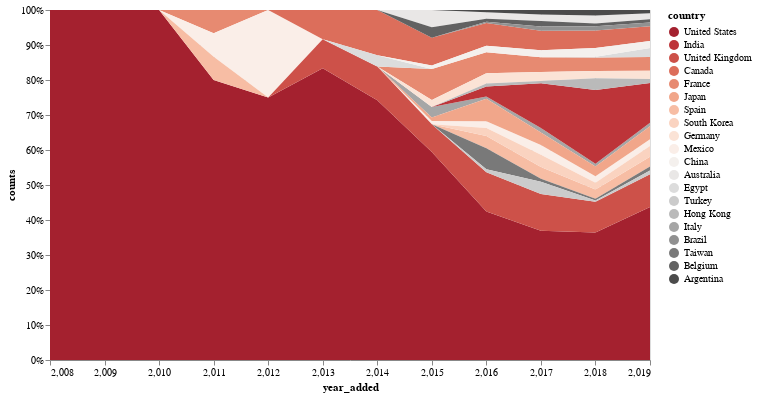

Write notebook code for a chart like this one.
### Markdown cell above
We call this graph a `streamgraph`. It has the advantage of being able to express the overall distribution, but no specific comparison is possible.

It's clearer that it's soared between `2015` and `2016`.

For an accurate comparison, you can compare by percentage and visualize it as follows.

### Code cell
alt.Chart(year_country).mark_area().encode(
    alt.X('year_added'),
    alt.Y('counts:Q', stack='normalize'),
    alt.Color('country:N',
        scale=alt.Scale(scheme='redgrey'),
        sort=list(top20_country.index)      
    ),
).properties(
    height=350,
    width=600
)

### Figure 1 — Vega-Lite specification as saved in the notebook (floating-point values rounded to 4 significant figures)
{"config": {"view": {"continuousWidth": 400, "continuousHeight": 300}}, "data": {"name": "data-6366acec90e4cd28fcadefa3e7f0e1ab"}, "mark": "area", "encoding": {"color": {"type": "nominal", "field": "country", "scale": {"scheme": "redgrey"}, "sort": ["United States", "India", "United Kingdom", "Canada", "France", "Japan", "Spain", "South Korea", "Germany", "Mexico", "China", "Australia", "Egypt", "Turkey", "Hong Kong", "Italy", "Brazil", "Taiwan", "Belgium", "Argentina"]}, "x": {"type": "quantitative", "field": "year_added"}, "y": {"type": "quantitative", "field": "counts", "stack": "normalize"}}, "height": 350, "width": 600, "$schema": "https://vega.github.io/schema/vega-lite/v4.8.1.json", "datasets": {"data-6366acec90e4cd28fcadefa3e7f0e1ab": [{"year_added": 2008, "country": "United States", "counts": 2, "top20": true}, {"year_added": 2009, "country": "United States", "counts": 1, "top20": true}, {"year_added": 2010, "country": "United States", "counts": 1, "top20": true}, {"year_added": 2011, "country": "United States", "counts": 12, "top20": true}, {"year_added": 2011, "country": "France", "counts": 1, "top20": true}, {"year_added": 2011, "country": "Mexico", "counts": 1, "top20": true}, {"year_added": 2011, "country": "Spain", "counts": 1, "top20": true}, {"year_added": 2012, "country": "United States", "counts": 3, "top20": true}, {"year_added": 2012, "country": "Mexico", "counts": 1, "top20": true}, {"year_added": 2013, "country": "United States", "counts": 10, "top20": true}, {"year_added": 2013, "country": "Canada", "counts": 1, "top20": true}, {"year_added": 2013, "country": "United Kingdom", "counts": 1, "top20": true}, {"year_added": 2014, "country": "United States", "counts": 23, "top20": true}, {"year_added": 2014, "country": "Canada", "counts": 4, "top20": true}, {"year_added": 2014, "country": "United Kingdom", "counts": 3, "top20": true}, {"year_added": 2014, "country": "Egypt", "counts": 1, "top20": true}, {"year_added": 2015, "country": "United States", "counts": 60, "top20": true}, {"year_added": 2015, "country": "France", "counts": 9, "top20": true}, {"year_added": 2015, "country": "Canada", "counts": 8, "top20": true}, {"year_added": 2015, "country": "United Kingdom", "counts": 8, "top20": true}, {"year_added": 2015, "country": "Australia", "counts": 5, "top20": true}, {"year_added": 2015, "country": "Belgium", "counts": 3, "top20": true}, {"year_added": 2015, "country": "Italy", "counts": 3, "top20": true}, {"year_added": 2015, "country": "Germany", "counts": 2, "top20": true}, {"year_added": 2015, "country": "China", "counts": 1, "top20": true}, {"year_added": 2015, "country": "Japan", "counts": 1, "top20": true}, {"year_added": 2015, "country": "Mexico", "counts": 1, "top20": true}, {"year_added": 2016, "country": "United States", "counts": 204, "top20": true}, {"year_added": 2016, "country": "United Kingdom", "counts": 54, "top20": true}, {"year_added": 2016, "country": "Canada", "counts": 31, "top20": true}, {"year_added": 2016, "country": "Japan", "counts": 31, "top20": true}, {"year_added": 2016, "country": "France", "counts": 29, "top20": true}, {"year_added": 2016, "country": "Taiwan", "counts": 29, "top20": true}, {"year_added": 2016, "country": "Spain", "counts": 17, "top20": true}, {"year_added": 2016, "country": "Germany", "counts": 14, "top20": true}, {"year_added": 2016, "country": "India", "counts": 14, "top20": true}, {"year_added": 2016, "country": "South Korea", "counts": 11, "top20": true}, {"year_added": 2016, "country": "Australia", "counts": 9, "top20": true}, {"year_added": 2016, "country": "China", "counts": 9, "top20": true}, {"year_added": 2016, "country": "Mexico", "counts": 9, "top20": true}, {"year_added": 2016, "country": "Belgium", "counts": 4, "top20": true}, {"year_added": 2016, "country": "Hong Kong", "counts": 4, "top20": true}, {"year_added": 2016, "country": "Turkey", "counts": 4, "top20": true}, {"year_added": 2016, "country": "Argentina", "counts": 3, "top20": true}, {"year_added": 2016, "country": "Italy", "counts": 3, "top20": true}, {"year_added": 2016, "country": "Brazil", "counts": 2, "top20": true}, {"year_added": 2017, "country": "United States", "counts": 471, "top20": true}, {"year_added": 2017, "country": "India", "counts": 163, "top20": true}, {"year_added": 2017, "country": "United Kingdom", "counts": 134, "top20": true}, {"year_added": 2017, "country": "Canada", "counts": 71, "top20": true}, {"year_added": 2017, "country": "France", "counts": 54, "top20": true}, {"year_added": 2017, "country": "Japan", "counts": 45, "top20": true}, {"year_added": 2017, "country": "Turkey", "counts": 45, "top20": true}, {"year_added": 2017, "country": "South Korea", "counts": 44, "top20": true}, {"year_added": 2017, "country": "Spain", "counts": 43, "top20": true}, {"year_added": 2017, "country": "Mexico", "counts": 36, "top20": true}, {"year_added": 2017, "country": "Germany", "counts": 33, "top20": true}, {"year_added": 2017, "country": "China", "counts": 25, "top20": true}, {"year_added": 2017, "country": "Australia", "counts": 24, "top20": true}, {"year_added": 2017, "country": "Belgium", "counts": 20, "top20": true}, {"year_added": 2017, "country": "Italy", "counts": 17, "top20": true}, {"year_added": 2017, "country": "Argentina", "counts": 16, "top20": true}, {"year_added": 2017, "country": "Brazil", "counts": 16, "top20": true}, {"year_added": 2017, "country": "Taiwan", "counts": 11, "top20": true}, {"year_added": 2017, "country": "Hong Kong", "counts": 8, "top20": true}, {"year_added": 2018, "country": "United States", "counts": 616, "top20": true}, {"year_added": 2018, "country": "India", "counts": 356, "top20": true}, {"year_added": 2018, "country": "United Kingdom", "counts": 148, "top20": true}, {"year_added": 2018, "country": "Canada", "counts": 84, "top20": true}, {"year_added": 2018, "country": "France", "counts": 66, "top20": true}, {"year_added": 2018, "country": "Hong Kong", "counts": 57, "top20": true}, {"year_added": 2018, "country": "Japan", "counts": 47, "top20": true}, {"year_added": 2018, "country": "Spain", "counts": 44, "top20": true}, {"year_added": 2018, "country": "China", "counts": 43, "top20": true}, {"year_added": 2018, "country": "Australia", "counts": 38, "top20": true}, {"year_added": 2018, "country": "Germany", "counts": 34, "top20": true}, {"year_added": 2018, "country": "South Korea", "counts": 33, "top20": true}, {"year_added": 2018, "country": "Mexico", "counts": 31, "top20": true}, {"year_added": 2018, "country": "Argentina", "counts": 27, "top20": true}, {"year_added": 2018, "country": "Brazil", "counts": 20, "top20": true}, {"year_added": 2018, "country": "Belgium", "counts": 14, "top20": true}, {"year_added": 2018, "country": "Italy", "counts": 14, "top20": true}, {"year_added": 2018, "country": "Taiwan", "counts": 9, "top20": true}, {"year_added": 2018, "country": "Turkey", "counts": 6, "top20": true}, {"year_added": 2018, "country": "Egypt", "counts": 3, "top20": true}, {"year_added": 2019, "country": "United States", "counts": 926, "top20": true}, {"year_added": 2019, "country": "India", "counts": 241, "top20": true}, {"year_added": 2019, "country": "United Kingdom", "counts": 199, "top20": true}, {"year_added": 2019, "country": "Canada", "counts": 90, "top20": true}, {"year_added": 2019, "country": "France", "counts": 84, "top20": true}, {"year_added": 2019, "country": "Japan", "counts": 78, "top20": true}, {"year_added": 2019, "country": "South Korea", "counts": 65, "top20": true}, {"year_added": 2019, "country": "Spain", "counts": 59, "top20": true}, {"year_added": 2019, "country": "Egypt", "counts": 54, "top20": true}, {"year_added": 2019, "country": "Germany", "counts": 49, "top20": true}, {"year_added": 2019, "country": "China", "counts": 42, "top20": true}, {"year_added": 2019, "country": "Mexico", "counts": 41, "top20": true}, {"year_added": 2019, "country": "Australia", "counts": 36, "top20": true}, {"year_added": 2019, "country": "Hong Kong", "counts": 25, "top20": true}, {"year_added": 2019, "country": "Taiwan", "counts": 24, "top20": true}, {"year_added": 2019, "country": "Turkey", "counts": 23, "top20": true}, {"year_added": 2019, "country": "Brazil", "counts": 22, "top20": true}, {"year_added": 2019, "country": "Italy", "counts": 21, "top20": true}, {"year_added": 2019, "country": "Argentina", "counts": 20, "top20": true}, {"year_added": 2019, "country": "Belgium", "counts": 20, "top20": true}]}}
